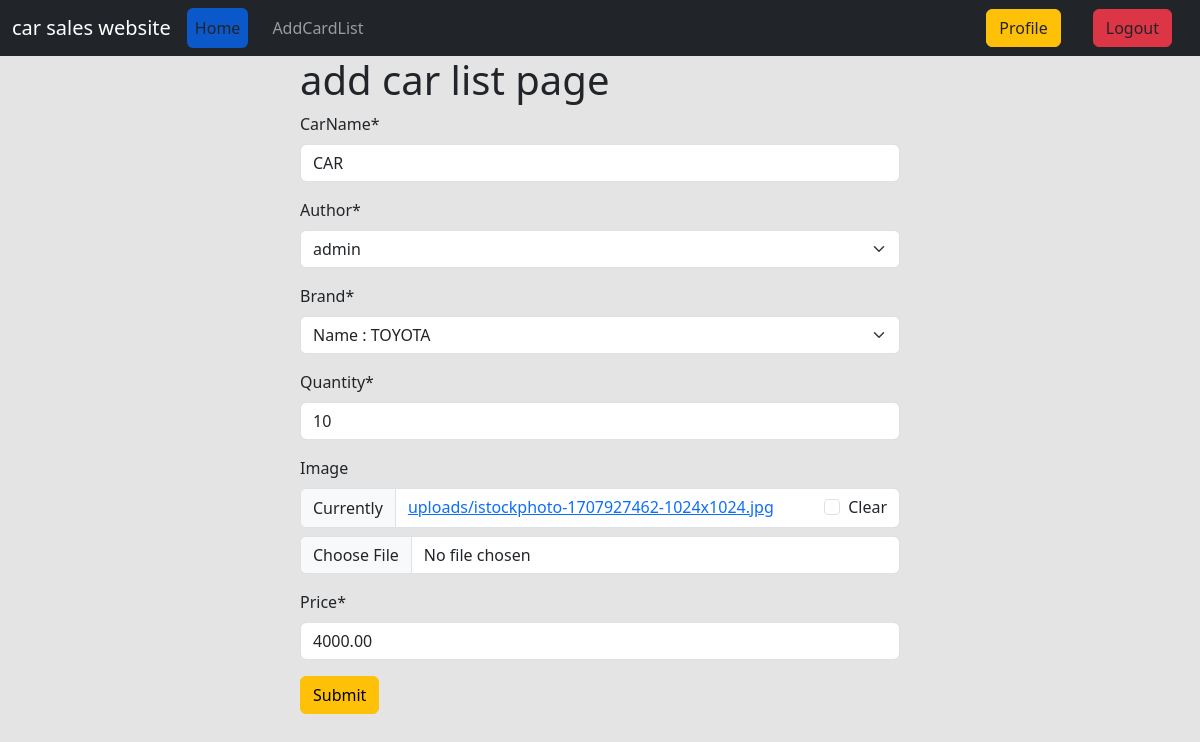
/list/edit/5/ (signed in), run on the app's committed database.
### car_list/models.py (models this page shows, shortened)
class CarList(models.Model):
    CarName = models.CharField(max_length=100)
    author = models.ForeignKey(User, on_delete=models.CASCADE)
    Brand = models.ForeignKey(Brand, on_delete=models.CASCADE)
    quantity = models.IntegerField(default=None)
    image = models.ImageField(upload_to='uploads/', blank = True, null = True)
    price = models.DecimalField(max_digits=6, decimal_places=2)

### car_list/views.py (the view)
# urls.py: path('edit/<int:id>/', views.EditPostView.as_view(), name = 'edit_post'),
@method_decorator(login_required, name = 'dispatch')
class EditPostView(UpdateView):
    model = models.CarList
    form_class = forms.CarForm
    template_name = 'add_car_list.html'
    success_url = reverse_lazy('home_page')
    pk_url_kwarg = 'id'

### car_list/forms.py
class CarForm(forms.ModelForm):
    class Meta:
        model = CarList
        fields = '__all__'

### car_brand/models.py (called while the page is built)
    def __str__(self):
        return f'Name : {self.BrandName}'

### car_list/templates/add_car_list.html (shortened to what this page needs)
{% extends 'base.html' %}
{% load crispy_forms_tags %}
{% block content %}
<form style = "width:50%; margin: auto" method = "post">
    <h1> add car list page </h1>
    {{form|crispy}}
    <button class = "btn btn-warning"> Submit </button>
</form>
{% endblock  %}

### data on the page
CarList: CarName "CAR", author "admin", Brand "Name : TOYOTA", quantity "10", price "4000.00"
